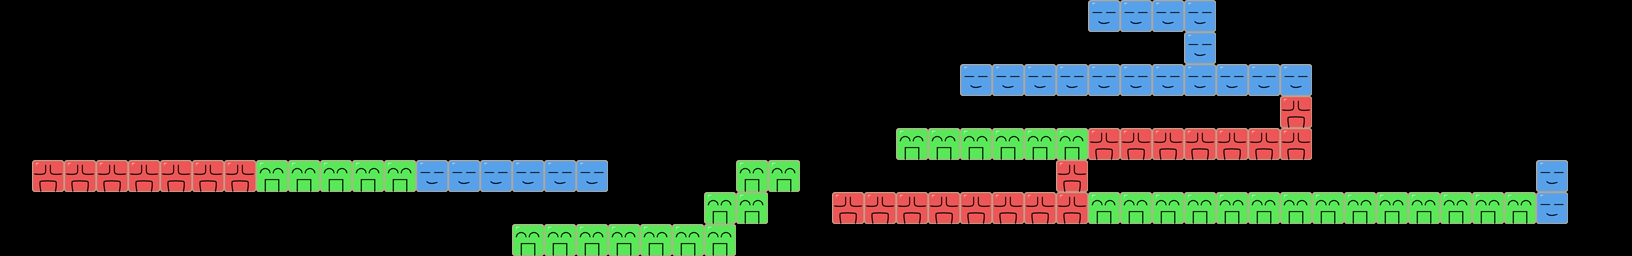

Below is a game level as drawn by its tile map, then a one-line description and the .tmx that defines it (tile-layer data replaced by summaries):
An orthogonal 51x8 tile map with 32x32 px tiles, 3 tile layers (red, green, blue) and 11 objects.

<map version="1.0" orientation="orthogonal" renderorder="right-down" width="51" height="8" tilewidth="32" tileheight="32">
 <tileset firstgid="1" name="blocks" tilewidth="32" tileheight="32">
  <image source="blocks.png" width="96" height="32" />
 </tileset>
 <layer name="red" width="51" height="8">
  <data>[408 cells, 24 non-empty, 1 distinct tile ids]</data>
 </layer>
 <layer name="green" width="51" height="8">
  <data>[408 cells, 36 non-empty, 1 distinct tile ids]</data>
 </layer>
 <layer name="blue" width="51" height="8">
  <data>[408 cells, 24 non-empty, 1 distinct tile ids]</data>
 </layer>
 <objectgroup name="heart">
  <object x="593" y="82">
   <ellipse />
  </object>
  <object x="754" y="143">
   <ellipse />
  </object>
  <object x="786" y="143">
   <ellipse />
  </object>
  <object x="1009" y="176">
   <ellipse />
  </object>
  <object x="1136" y="49">
   <ellipse />
  </object>
 </objectgroup>
 <objectgroup name="flame">
  <object x="242" y="144">
   <ellipse />
  </object>
  <object x="402" y="144">
   <ellipse />
  </object>
  <object x="433" y="144">
   <ellipse />
  </object>
  <object x="593" y="145">
   <ellipse />
  </object>
  <object x="592" y="113">
   <ellipse />
  </object>
  <object x="1584" y="145">
   <ellipse />
  </object>
 </objectgroup>
</map>